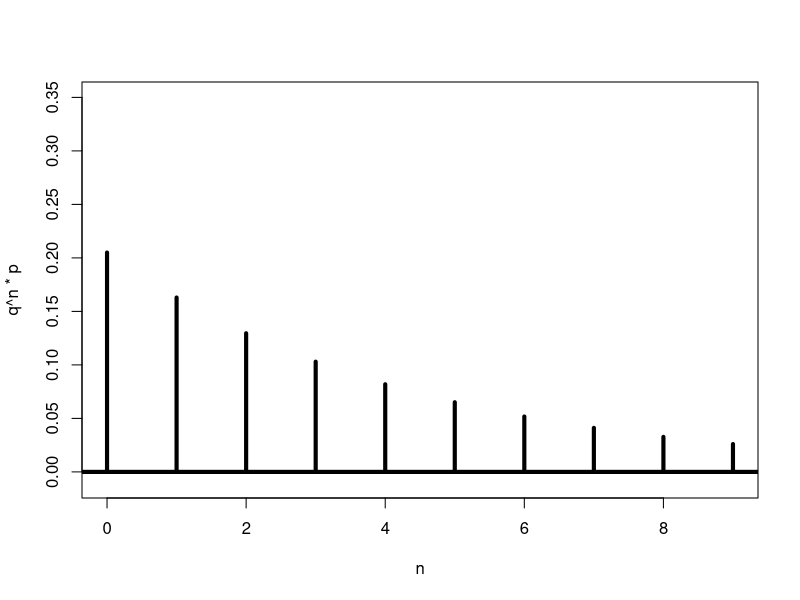

Generate this figure with R:
n<-0:9;q<-.795;p<-1-q
windows(width = 3, height = 3, pointsize = 8)
plot(n,q^n*p,type='h',lwd=4,ylim=c(-.01,.35))
abline(h=0,lwd=4)